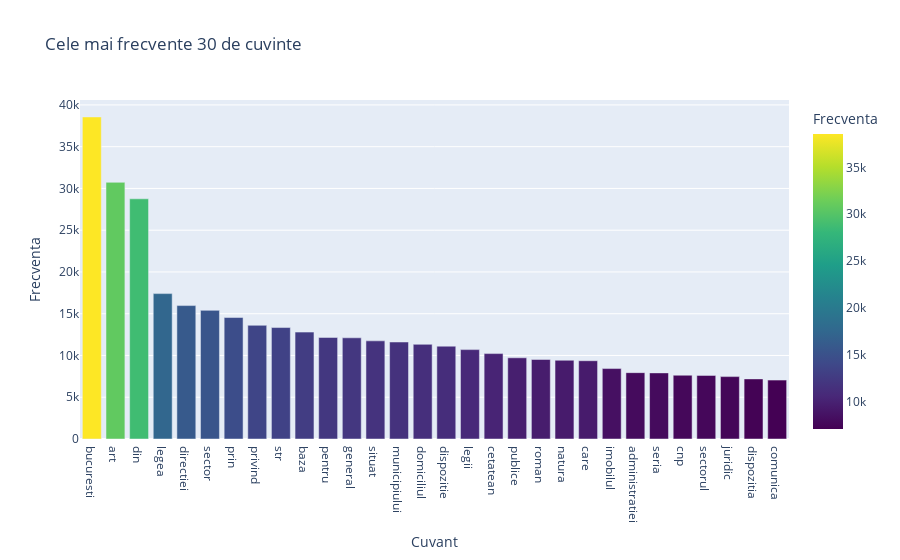
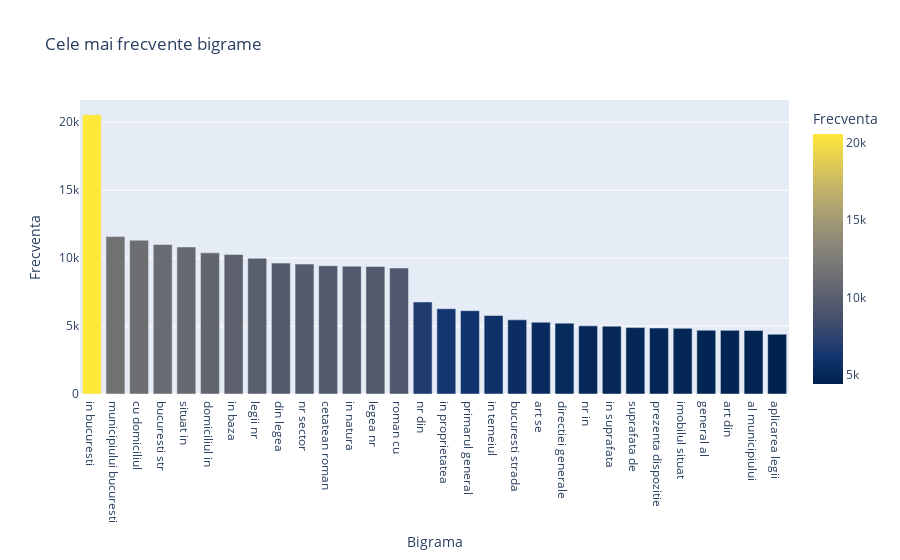
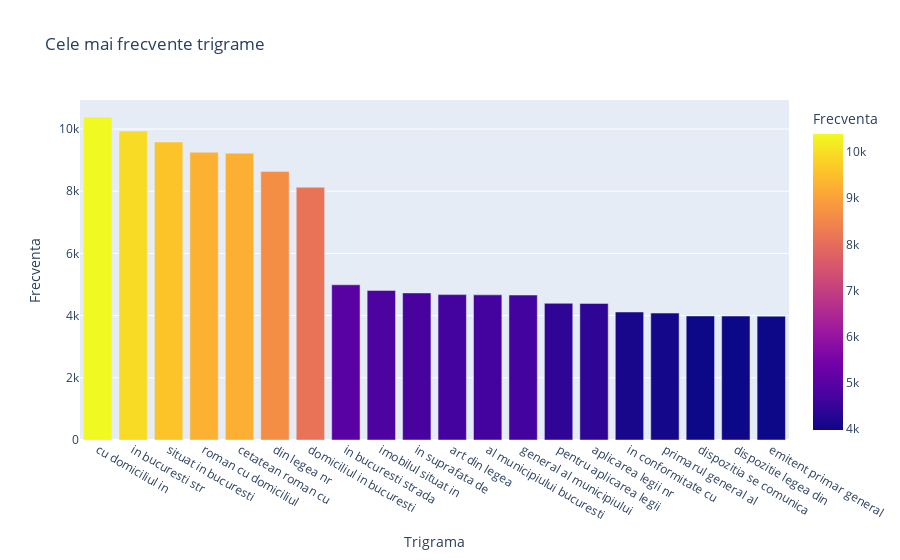

These figures' notebook cell, in order:
### Code cell
def get_tokens(text):
    text = re.sub(r"[^a-zA-Z\s]", " ", str(text))  
    tokens = [w.lower() for w in text.split() if len(w) > 2]
    return tokens

all_words = []
df["text_clean"].apply(lambda t: all_words.extend(get_tokens(t)))

cnt = Counter(all_words)
common_words = pd.DataFrame(cnt.most_common(30), columns=["Cuvant", "Frecventa"])

fig = px.bar(
    common_words,
    x="Cuvant",
    y="Frecventa",
    title="Cele mai frecvente 30 de cuvinte",
    color="Frecventa",
    color_continuous_scale="Viridis"
)
fig.update_layout(xaxis={'categoryorder':'total descending'})
fig.show()

vectorizer = CountVectorizer(ngram_range=(2,2), max_features=40, token_pattern=r"(?u)\b[a-zA-Z]{2,}\b")
X = vectorizer.fit_transform(df["text_clean"])
bigrams = pd.DataFrame({
    "Bigrama": vectorizer.get_feature_names_out(),
    "Frecventa": X.toarray().sum(axis=0)
}).sort_values(by="Frecventa", ascending=False).head(30)

fig = px.bar(
    bigrams,
    x="Bigrama",
    y="Frecventa",
    title="Cele mai frecvente bigrame",
    color="Frecventa",
    color_continuous_scale="Cividis"
)
fig.update_layout(xaxis={'categoryorder':'total descending'})
fig.show()

vectorizer = CountVectorizer(ngram_range=(3,3), max_features=30, token_pattern=r"(?u)\b[a-zA-Z]{2,}\b")
X = vectorizer.fit_transform(df["text_clean"])
trigrams = pd.DataFrame({
    "Trigrama": vectorizer.get_feature_names_out(),
    "Frecventa": X.toarray().sum(axis=0)
}).sort_values(by="Frecventa", ascending=False).head(20)

fig = px.bar(
    trigrams,
    x="Trigrama",
    y="Frecventa",
    title="Cele mai frecvente trigrame",
    color="Frecventa",
    color_continuous_scale="Plasma"
)
fig.update_layout(xaxis={'categoryorder':'total descending'})
fig.show()

### Figure 1 — Plotly figure (JSON) as saved in the notebook; plotly's stock layout.template omitted (floating-point values rounded to 4 significant figures)
{"data": [{"hovertemplate": "Cuvant=%{x}<br>Frecventa=%{marker.color}<extra></extra>", "legendgroup": "", "marker": {"color": [38559, 30731, 28758, 17408, 15973, 15402, 14545, 13611, 13345, 12798, 12160, 12116, 11751, 11614, 11334, 11113, 10701, 10227, 9721, 9522, 9427, 9371, 8432, 7944, 7915, 7636, 7615, 7470, 7196, 7052], "coloraxis": "coloraxis", "pattern": {"shape": ""}}, "name": "", "orientation": "v", "showlegend": false, "textposition": "auto", "type": "bar", "x": ["bucuresti", "art", "din", "legea", "directiei", "sector", "prin", "privind", "str", "baza", "pentru", "general", "situat", "municipiului", "domiciliul", "dispozitie", "legii", "cetatean", "publice", "roman", "natura", "care", "imobilul", "administratiei", "seria", "cnp", "sectorul", "juridic", "dispozitia", "comunica"], "xaxis": "x", "y": [38559, 30731, 28758, 17408, 15973, 15402, 14545, 13611, 13345, 12798, 12160, 12116, 11751, 11614, 11334, 11113, 10701, 10227, 9721, 9522, 9427, 9371, 8432, 7944, 7915, 7636, 7615, 7470, 7196, 7052], "yaxis": "y"}], "layout": {"barmode": "relative", "coloraxis": {"colorbar": {"title": {"text": "Frecventa"}}, "colorscale": [[0, "#440154"], [0.1111, "#482878"], [0.2222, "#3e4989"], [0.3333, "#31688e"], [0.4444, "#26828e"], [0.5556, "#1f9e89"], [0.6667, "#35b779"], [0.7778, "#6ece58"], [0.8889, "#b5de2b"], [1, "#fde725"]]}, "legend": {"tracegroupgap": 0}, "title": {"text": "Cele mai frecvente 30 de cuvinte"}, "xaxis": {"anchor": "y", "categoryorder": "total descending", "domain": [0, 1], "title": {"text": "Cuvant"}}, "yaxis": {"anchor": "x", "domain": [0, 1], "title": {"text": "Frecventa"}}}}

### Figure 2 — Plotly figure (JSON) as saved in the notebook; plotly's stock layout.template omitted (floating-point values rounded to 4 significant figures)
{"data": [{"hovertemplate": "Bigrama=%{x}<br>Frecventa=%{marker.color}<extra></extra>", "legendgroup": "", "marker": {"color": [20558, 11588, 11321, 11007, 10821, 10389, 10274, 9996, 9634, 9563, 9438, 9406, 9391, 9267, 6774, 6274, 6136, 5778, 5458, 5284, 5216, 5016, 4993, 4889, 4857, 4832, 4697, 4684, 4677, 4400], "coloraxis": "coloraxis", "pattern": {"shape": ""}}, "name": "", "orientation": "v", "showlegend": false, "textposition": "auto", "type": "bar", "x": ["in bucuresti", "municipiului bucuresti", "cu domiciliul", "bucuresti str", "situat in", "domiciliul in", "in baza", "legii nr", "din legea", "nr sector", "cetatean roman", "in natura", "legea nr", "roman cu", "nr din", "in proprietatea", "primarul general", "in temeiul", "bucuresti strada", "art se", "directiei generale", "nr in", "in suprafata", "suprafata de", "prezenta dispozitie", "imobilul situat", "general al", "art din", "al municipiului", "aplicarea legii"], "xaxis": "x", "y": [20558, 11588, 11321, 11007, 10821, 10389, 10274, 9996, 9634, 9563, 9438, 9406, 9391, 9267, 6774, 6274, 6136, 5778, 5458, 5284, 5216, 5016, 4993, 4889, 4857, 4832, 4697, 4684, 4677, 4400], "yaxis": "y"}], "layout": {"barmode": "relative", "coloraxis": {"colorbar": {"title": {"text": "Frecventa"}}, "colorscale": [[0, "#00224e"], [0.1111, "#123570"], [0.2222, "#3b496c"], [0.3333, "#575d6d"], [0.4444, "#707173"], [0.5556, "#8a8678"], [0.6667, "#a59c74"], [0.7778, "#c3b369"], [0.8889, "#e1cc55"], [1, "#fee838"]]}, "legend": {"tracegroupgap": 0}, "title": {"text": "Cele mai frecvente bigrame"}, "xaxis": {"anchor": "y", "categoryorder": "total descending", "domain": [0, 1], "title": {"text": "Bigrama"}}, "yaxis": {"anchor": "x", "domain": [0, 1], "title": {"text": "Frecventa"}}}}

### Figure 3 — Plotly figure (JSON) as saved in the notebook; plotly's stock layout.template omitted (floating-point values rounded to 4 significant figures)
{"data": [{"hovertemplate": "Trigrama=%{x}<br>Frecventa=%{marker.color}<extra></extra>", "legendgroup": "", "marker": {"color": [10386, 9932, 9582, 9253, 9223, 8637, 8128, 4991, 4811, 4729, 4675, 4667, 4661, 4395, 4393, 4116, 4081, 3989, 3986, 3983], "coloraxis": "coloraxis", "pattern": {"shape": ""}}, "name": "", "orientation": "v", "showlegend": false, "textposition": "auto", "type": "bar", "x": ["cu domiciliul in", "in bucuresti str", "situat in bucuresti", "roman cu domiciliul", "cetatean roman cu", "din legea nr", "domiciliul in bucuresti", "in bucuresti strada", "imobilul situat in", "in suprafata de", "art din legea", "al municipiului bucuresti", "general al municipiului", "pentru aplicarea legii", "aplicarea legii nr", "in conformitate cu", "primarul general al", "dispozitia se comunica", "dispozitie legea din", "emitent primar general"], "xaxis": "x", "y": [10386, 9932, 9582, 9253, 9223, 8637, 8128, 4991, 4811, 4729, 4675, 4667, 4661, 4395, 4393, 4116, 4081, 3989, 3986, 3983], "yaxis": "y"}], "layout": {"barmode": "relative", "coloraxis": {"colorbar": {"title": {"text": "Frecventa"}}, "colorscale": [[0, "#0d0887"], [0.1111, "#46039f"], [0.2222, "#7201a8"], [0.3333, "#9c179e"], [0.4444, "#bd3786"], [0.5556, "#d8576b"], [0.6667, "#ed7953"], [0.7778, "#fb9f3a"], [0.8889, "#fdca26"], [1, "#f0f921"]]}, "legend": {"tracegroupgap": 0}, "title": {"text": "Cele mai frecvente trigrame"}, "xaxis": {"anchor": "y", "categoryorder": "total descending", "domain": [0, 1], "title": {"text": "Trigrama"}}, "yaxis": {"anchor": "x", "domain": [0, 1], "title": {"text": "Frecventa"}}}}
